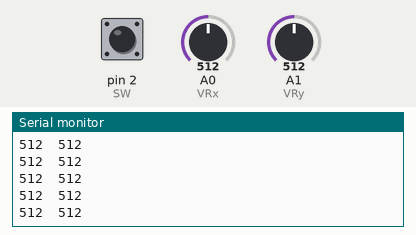
A sketch run on a simulated Arduino Uno, built with avr-gcc and run on an emulated ATmega328P. Parts: the last lines printed to the serial monitor. Inputs (shaded band) come from the test bench; at power-on: A0 (VRx) = 512, A1 (VRy) = 512, pin 2 (SW) HIGH.

Above: at 1.2 s.
1.3 s: A0 (VRx) set to 716
At 1.8 s:
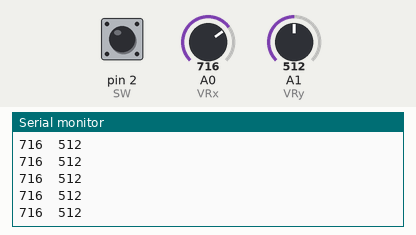
4.3 s: A1 (VRy) set to 716
At 4.8 s:
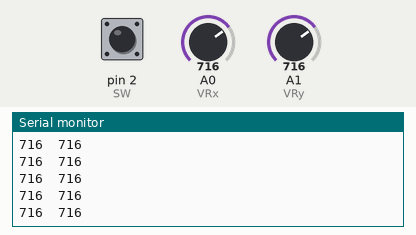
7.3 s: A0 (VRx) set to 900
At 7.8 s:
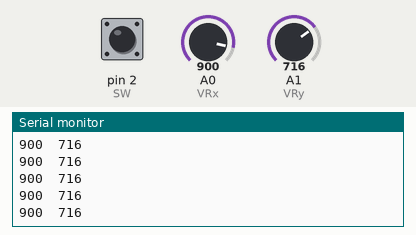
8.8 s: A1 (VRy) set to 900
At 9.3 s:
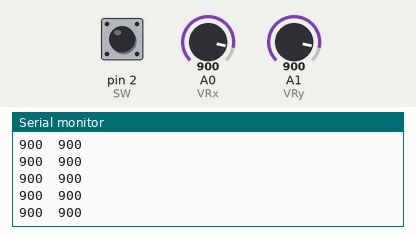
Timing chart, 0 to 11.3 s (numbered marks = the images above; inputs shaded):
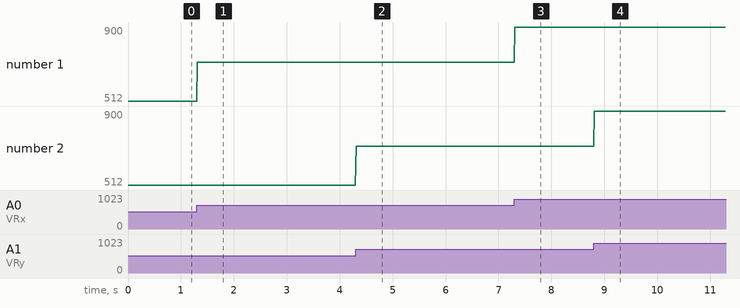

Measured:
- after the input at 1.3 s, the serial monitor: prints a new line at once (image 1)
- after the input at 4.3 s, the serial monitor: prints a new line at once (image 2)
- after the input at 7.3 s, the serial monitor: prints a new line at once (image 3)
- after the input at 8.8 s, the serial monitor: prints a new line at once (image 4)
- plotted number 1: 512 → 716 after the input at 1.3 s, 716 → 900 after the input at 7.3 s

The sketch:

Joystick_test.ino
```cpp
int VRx = A0; // VRx to analog input 0
int VRy = A1; // VRy to analog input 1
int SW = 2; // SW to digital pin 2
int xPosition = 0; // Initialize xPosition variable with 0
int yPosition = 0; // Initialize yPosition variable with 0
int SW_state = 0; // Initialize SW_state variable with 0


void setup() {
Serial.begin(9600); // Initialize Serial connection with a baudrate of 9600 bits/s
pinMode(VRx, INPUT); // Set VRx pin as INPUT
pinMode(VRy, INPUT); // Set VRy pin as INPUT
pinMode(SW, INPUT_PULLUP); // Enable internal pullup resistor on switch pin
}


void loop() {
xPosition = analogRead(VRx); // Read x position of joystick
yPosition = analogRead(VRy); // Read y position of joystick
SW_state = digitalRead(SW); // Read switch state
Serial.print(xPosition); // Print x position of joystick (0->1023)
Serial.print("\t"); // Add tab character to seperate the 2 values
Serial.println(yPosition); // Print y position of joystick (0->1023)
delay(10);
}
```
